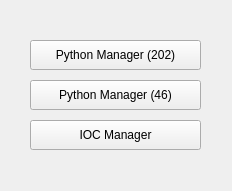
<?xml version="1.0" encoding="UTF-8"?>
<ui version="4.0">
 <class>FormControlExpert</class>
 <widget class="QMainWindow" name="FormControlExpert">
  <property name="geometry">
   <rect>
    <x>0</x>
    <y>0</y>
    <width>232</width>
    <height>191</height>
   </rect>
  </property>
  <property name="windowTitle">
   <string>Control Expert</string>
  </property>
  <widget class="QWidget" name="centralwidget">
   <widget class="QPushButton" name="btnIOCManager">
    <property name="geometry">
     <rect>
      <x>30</x>
      <y>120</y>
      <width>171</width>
      <height>30</height>
     </rect>
    </property>
    <property name="text">
     <string>IOC Manager</string>
    </property>
   </widget>
   <widget class="QPushButton" name="btnPythonManager">
    <property name="geometry">
     <rect>
      <x>30</x>
      <y>40</y>
      <width>171</width>
      <height>30</height>
     </rect>
    </property>
    <property name="text">
     <string>Python Manager (202)</string>
    </property>
   </widget>
   <widget class="QPushButton" name="btnPythonManager46">
    <property name="geometry">
     <rect>
      <x>30</x>
      <y>80</y>
      <width>171</width>
      <height>30</height>
     </rect>
    </property>
    <property name="text">
     <string>Python Manager (46)</string>
    </property>
   </widget>
  </widget>
 </widget>
 <resources/>
 <connections/>
</ui>
